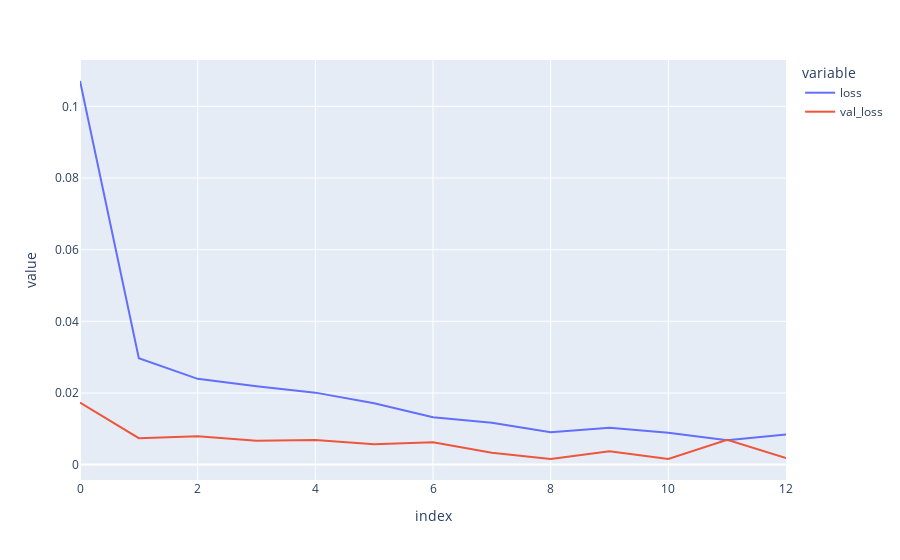

The notebook cell this image was saved under:
### Code cell
fig = px.line(perdidas)
fig.show()

### Figure 1 — Plotly figure (JSON) as saved in the notebook; plotly's stock layout.template omitted (floating-point values rounded to 4 significant figures)
{"data": [{"hovertemplate": "variable=loss<br>index=%{x}<br>value=%{y}<extra></extra>", "legendgroup": "loss", "line": {"color": "#636efa", "dash": "solid"}, "marker": {"symbol": "circle"}, "mode": "lines", "name": "loss", "orientation": "v", "showlegend": true, "type": "scatter", "x": [0, 1, 2, 3, 4, 5, 6, 7, 8, 9, 10, 11, 12], "xaxis": "x", "y": [0.1071, 0.02972, 0.02395, 0.02186, 0.02009, 0.01715, 0.01324, 0.01169, 0.009006, 0.01028, 0.008918, 0.006825, 0.008417], "yaxis": "y"}, {"hovertemplate": "variable=val_loss<br>index=%{x}<br>value=%{y}<extra></extra>", "legendgroup": "val_loss", "line": {"color": "#EF553B", "dash": "solid"}, "marker": {"symbol": "circle"}, "mode": "lines", "name": "val_loss", "orientation": "v", "showlegend": true, "type": "scatter", "x": [0, 1, 2, 3, 4, 5, 6, 7, 8, 9, 10, 11, 12], "xaxis": "x", "y": [0.01734, 0.007393, 0.007932, 0.006658, 0.006908, 0.005662, 0.006242, 0.003299, 0.001591, 0.00373, 0.001569, 0.006928, 0.001809], "yaxis": "y"}], "layout": {"legend": {"title": {"text": "variable"}, "tracegroupgap": 0}, "margin": {"t": 60}, "xaxis": {"anchor": "y", "domain": [0, 1], "title": {"text": "index"}}, "yaxis": {"anchor": "x", "domain": [0, 1], "title": {"text": "value"}}}}
